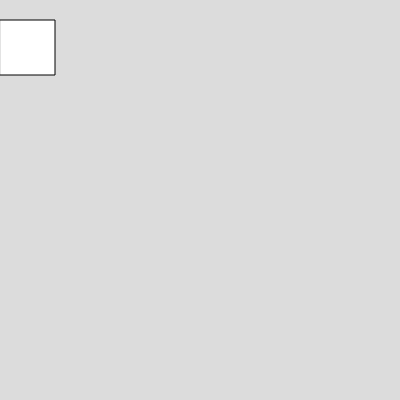
Frame 1 (no input)
Frame 60 (no input): identical to frame 1, image omitted
Frame 120 (the mouse pressed at the canvas centre since frame 60): identical to frame 1, image omitted

The p5.js sketch that drew this single still picture (run headless with seeded random() and noise() and a simulated clock; from frame 60 on, the mouse is pressed at the canvas centre):

// p5.js sketch
// ── sketch.js
function setup() {
  createCanvas(400, 400);
  box1=rect(30, 20, 55, 55);
}

var newX=0;
function draw() {
  background(220);
 rect(newX, 20, 55, 55);
}

function touchMoved(event)
{
  newX=mouseX;
}
